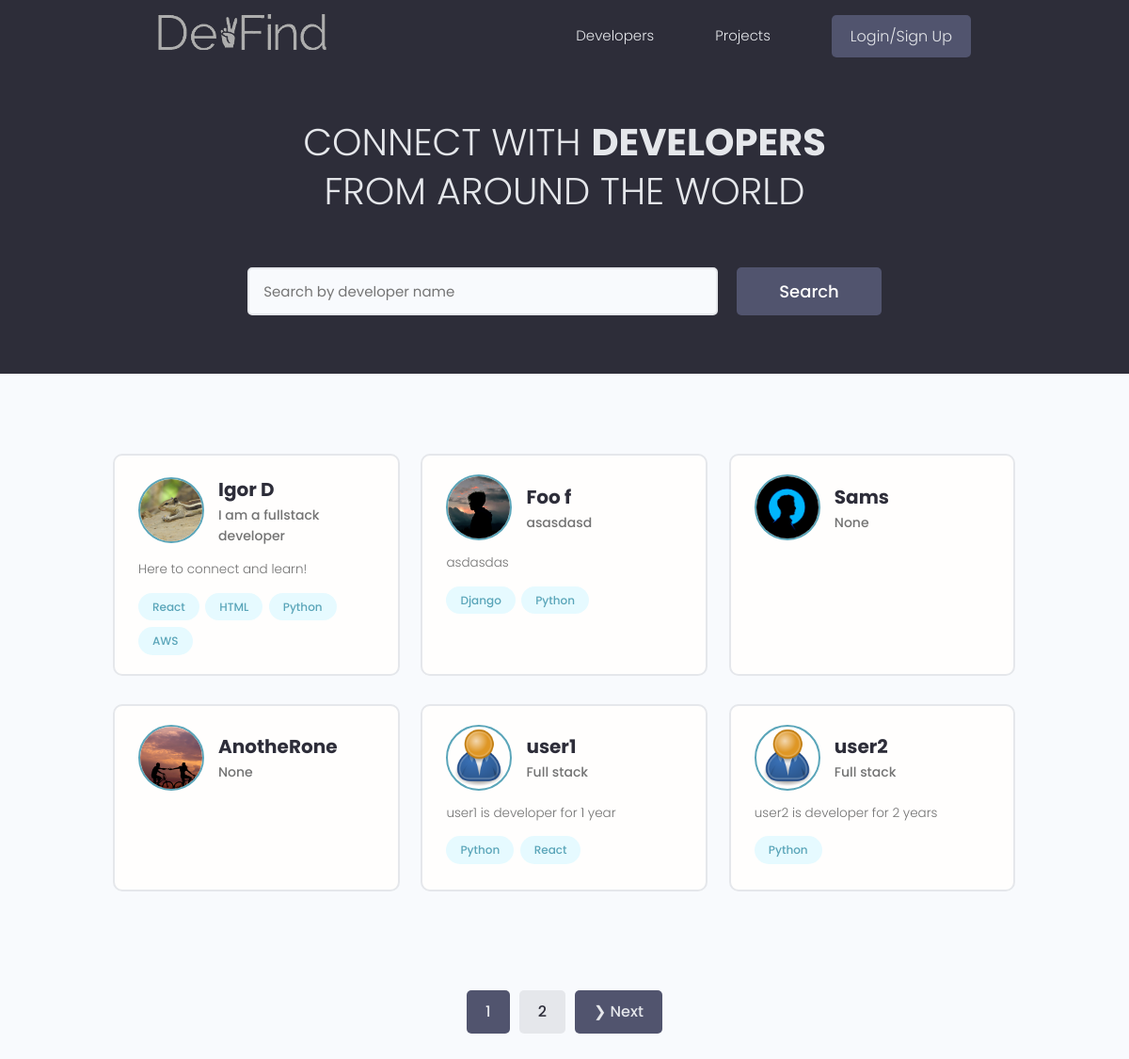
The page / on the database its author committed.
### users/models.py (models this page shows, shortened)
class Profile(models.Model):
    user = models.OneToOneField(User, on_delete=models.CASCADE, null=True, blank=True)
    name = models.CharField(max_length=200, blank=True, null=True)
    email = models.EmailField(max_length=500, blank=True, null=True)
    username= models.CharField(max_length=200, blank=True, null=True)
    location = models.CharField(max_length=200, blank=True, null=True)
    short_intro = models.CharField(max_length=200, blank=True, null=True)
    bio = models.TextField(blank=True, null=True)
    profile_image = models.ImageField(null=True, blank=True, upload_to='profiles/', default="profiles/user-default.png")
    social_github = models.CharField(max_length=200, blank=True, null=True)
    social_twitter = models.CharField(max_length=200, blank=True, null=True)
    social_linkedin = models.CharField(max_length=200, blank=True, null=True)
    social_youtube = models.CharField(max_length=200, blank=True, null=True)
    social_website = models.CharField(max_length=200, blank=True, null=True)
    created = models.DateTimeField(auto_now_add=True)
    id = models.UUIDField(default=uuid.uuid4, unique=True, primary_key=True, editable=False)
    class Meta:
        ordering = ['created']
    @property
    def imageURL(self):
        try:
            url = self.profile_image.url
        except:
            url = '/static/images/profiles/user-default.jpg'
        return url

class Skill(models.Model):
    owner = models.ForeignKey(Profile, on_delete=models.CASCADE, null=True, blank=True)
    name = models.CharField(max_length=200, blank=True, null=True)
    description = models.TextField(null=True, blank=True)
    created = models.DateTimeField(auto_now_add=True)
    id = models.UUIDField(default=uuid.uuid4, unique=True, primary_key=True, editable=False)
    def __str__(self):
        return str(self.name)

### users/views.py (the view)
# urls.py: path('', views.profiles, name="profiles"),
def profiles(request):
    profiles, search_query = searchProfiles(request)
    custom_range, profiles = paginateProfiles(request, profiles, 6)
    context = {'profiles': profiles, 'search_query': search_query, 'custom_range': custom_range}
    return render(request, 'users/profiles.html', context)

### users/utils.py (called while the page is built)
def paginateProfiles(request, profiles, results):
    page = request.GET.get('page')
    paginator = Paginator(profiles, results)
    try:
        profiles = paginator.page(page)
    except PageNotAnInteger:
        page = 1
        profiles = paginator.page(page)
    except EmptyPage:
        page = paginator.num_pages
        profiles = paginator.page(page)
    leftIndex = (int(page) - 4)
    if leftIndex < 1:
        leftIndex = 1
    rightIndex = (int(page) + 5)
    if rightIndex > paginator.num_pages:
        rightIndex = paginator.num_pages + 1
    custom_range = range(leftIndex, rightIndex)
    return custom_range, profiles

def searchProfiles(request):
    search_query = ''
    if request.GET.get('search_query'):
        search_query = request.GET.get('search_query')
    skills = Skill.objects.filter(name__icontains=search_query)
    profiles = Profile.objects.distinct().filter(Q(name__icontains=search_query) |
                                                 Q(short_intro__icontains=search_query) |
                                                 Q(skill__in=skills))
    return profiles, search_query

### users/templates/users/profiles.html (shortened to what this page needs)
{% extends 'main.html' %} {% block content %}
<main class="home">
  <section class="hero-section text-center">
    <div class="container container--narrow">
      <div class="hero-section__box">
        <h2>CONNECT WITH <span>DEVELOPERS</span></h2>
        <h2>FROM AROUND THE WORLD</h2>
      </div>
      <div class="hero-section__search">
        <form id="search-form" class="form" action="{% url 'profiles' %}" method="get">
          <div class="form__field">
            <input
              class="input input--text"
              id="formInput#search"
              type="text"
              name="search_query"
              value="{{ search_query }}"
              placeholder="Search by developer name"
            />
          </div>
          <input class="btn btn--sub btn--lg" type="submit" value="Search" />
        </form>
      </div>
    </div>
  </section>
  <section class="devlist">
    <div class="container">
      <div class="grid grid--three">
        {% for profile in profiles %}
        <div class="column card">
          <div class="dev">
            <a href="{% url 'user-profile' profile.id %}" class="card__body">
              <div class="dev__profile">
                <img
                  class="avatar avatar--md"
                  src="{{ profile.imageURL }}"
                  alt="image"
                />
                <div class="dev__meta">
                  <h3>{{ profile.name }}</h3>
                  <h5>{{profile.short_intro|slice:"60"}}</h5>
                </div>
              </div>
              <p class="dev__info">{{profile.bio|slice:"150"}}</p>
              <div class="dev__skills">
                {% for skill in profile.skill_set.all|slice:"5" %}
                <span class="tag tag--pill tag--main">
                  <small>{{skill}}</small>
                </span>
                {% endfor %}
              </div>
            </a>
          </div>
        </div>
        {% endfor %}
      </div>
    </div>
  </section>
  {% include 'pagination.html' with queryset=profiles %}
</main>
{% endblock content %}

### static/styles/app.css (style rules this page uses)
:root { --color-sub: #2d2d39; }
.btn--sub { background-color: var(--color-sub-light); }
.card { border: 2px solid var(--color-light); }
img { width: 100%; }
.hero-section { height: 40vh; display: flex; align-items: center; background-color: var(--color-sub); }
.hero-section__box { margin-bottom: 4rem; }
.hero-section__box > h2, .hero-section__box > h2 > span { font-size: 4rem; color: var(--color-light); line-height: 1.3; text-transform: uppercase; }
.hero-section__box > h2 { font-weight: 300; }
.hero-section__box > h2 > span { font-weight: 700; }
.hero-section__search > .form { display: flex; align-items: center; justify-content: center; gap: 2rem; }
.hero-section__search > .form input.input--text { width: 50rem; }
.devlist { margin-top: 8rem; }
.devlist .grid { align-items: stretch; }
.devlist .dev .dev__profile { display: flex; align-items: center; gap: 1.5rem; }
.devlist .dev .dev__meta h3 { color: var(--color-sub); font-size: 2rem; font-weight: 700; }
.devlist .dev .dev__meta h5 { color: var(--color-text); font-size: 1.4rem; font-weight: 500; }
.devlist .dev .dev__info { margin: 1.5rem 0; font-size: 1.35rem; line-height: 1.4; text-align: justify; }

### static/uikit/styles/modules/_variables.css (style rules this page uses)
:root { --color-main: #5aa5b9; --color-main-light: #e6faff; --color-sub: #3f4156; --color-sub-light: #51546e; --color-sub-lighter: #ededfd; --color-text: #737373; --color-gray: #8b8b8b; --color-light: #e5e7eb; --color-light-gray: #767676; --color-bg: #f8fafd; --color-white: #fffefd; --color-white-light: #f3f3f3; --color-success: #359e64; --color-success-bg: #def8e8; --color-error: #fc4b0b; --color-error-bg: #fff2ee; --font-base: 'Poppins', arial, helvetica, 'Segoe UI', roboto, ubuntu, sans-serif; --font-monospace: 'Fira Code', 'Courier New', courier, monospace; --font-regular: 300; --font-medium: 500; --font-bold: 700; --generic-shadow: 1px 1px 5px #00000010; --generic-transition: all 0.3s ease-in-out; }

### static/uikit/styles/modules/_base.css (style rules this page uses)
* { margin: 0; padding: 0; box-sizing: border-box; text-rendering: optimizeLegibility; color: inherit; font-size: inherit; }
html { font-size: 50%; }
@media only screen and (min-width: 480px) { html { font-size: 56.25%; } }
@media only screen and (min-width: 1200px) { html { font-size: 62.5%; } }
body { line-height: 1.6; font-weight: 400; font-size: 1.5rem; color: var(--color-text); background-color: var(--color-bg); min-height: 100vh; }

### static/uikit/styles/modules/_typography.css (style rules this page uses)
* { font-family: var(--font-base); }
h2 { font-size: 3.6rem; font-weight: var(--font-bold); }
h3 { font-size: 3.2rem; font-weight: var(--font-medium); }
h5 { font-size: 2.4rem; font-weight: var(--font-medium); }
h5, h6 { font-weight: var(--font-regular); }
p, span, strong { font-size: 1.6rem; color: var(--color-text); font-weight: var(--font-regular); }
a { padding-bottom: 2px; text-decoration: none; display: inline-block; color: var(--color-main); font-weight: var(--font-medium); }

### static/uikit/styles/modules/_utilities.css (style rules this page uses)
.container { width: 92%; max-width: 165rem; margin: 0 auto; box-sizing: border-box; }
.container--narrow { width: 92%; max-width: 120rem; }
@media screen and (min-width: 1000px) { .container { width: 90%; } }
@media screen and (min-width: 1000px) { .container--narrow { width: 85%; } }
@media screen and (min-width: 1200px) { .container { width: 80%; } }
@media screen and (min-width: 1200px) { .container--narrow { width: 72%; } }
.text-center { text-align: center; }

### static/uikit/styles/modules/_avatar.css (style rules this page uses)
.avatar { border-radius: 50%; border: 2px solid var(--color-main); object-fit: cover; }
.avatar--md { height: 7rem; width: 7rem; }

### static/uikit/styles/modules/_button.css (style rules this page uses)
.btn { display: inline-block; position: relative; cursor: pointer; background-color: var(--color-light); font-weight: var(--font-medium); color: var(--color-sub); text-decoration: none; padding: 1rem 2rem; border-radius: 0.5rem; border: none; width: -webkit-fit-content; width: -moz-fit-content; width: fit-content; height: -webkit-fit-content; height: -moz-fit-content; height: fit-content; font-size: 1.6rem; outline-width: 0; outline-color: transparent; -webkit-backface-visibility: hidden; backface-visibility: hidden; transition: all 0.3s ease-in-out; }
.btn--sub { background-color: var(--color-sub); color: var(--color-white); }
.btn--lg { font-size: 1.8rem; padding: 1.2rem 4.5rem; }

### static/uikit/styles/modules/_card.css (style rules this page uses)
.card { border-radius: 1rem; background-color: var(--color-white); border: 1.5px solid var(--color-light); width: auto; height: auto; margin-top: 0.5rem; margin-bottom: 0.5rem; overflow: hidden; }
.card__body, .card__header { padding: 2rem 2.5rem; }

### rows shown on the page
Profile: imageURL (picture), name "Igor D", short_intro "I am a fullstack developer", bio "Here to connect and learn!"
Skill: name "React"
Skill: name "HTML"
Skill: name "Python"
Skill: name "AWS"
Profile: imageURL (picture), name "Foo f", short_intro "asasdasd", bio "asdasdas"
Skill: name "Django"
Skill: name "Python"
Profile: imageURL (picture), name "Sams", short_intro "None"
Profile: imageURL (picture), name "AnotheRone", short_intro "None"
Profile: imageURL (placeholder picture), name "user1", short_intro "Full stack", bio "user1 is developer for 1 year"
Skill: name "Python"
Skill: name "React"
Profile: imageURL (placeholder picture), name "user2", short_intro "Full stack", bio "user2 is developer for 2 years"
Skill: name "Python"

### other values the page prints
{{ page }} "1"
{{ page }} "2"
